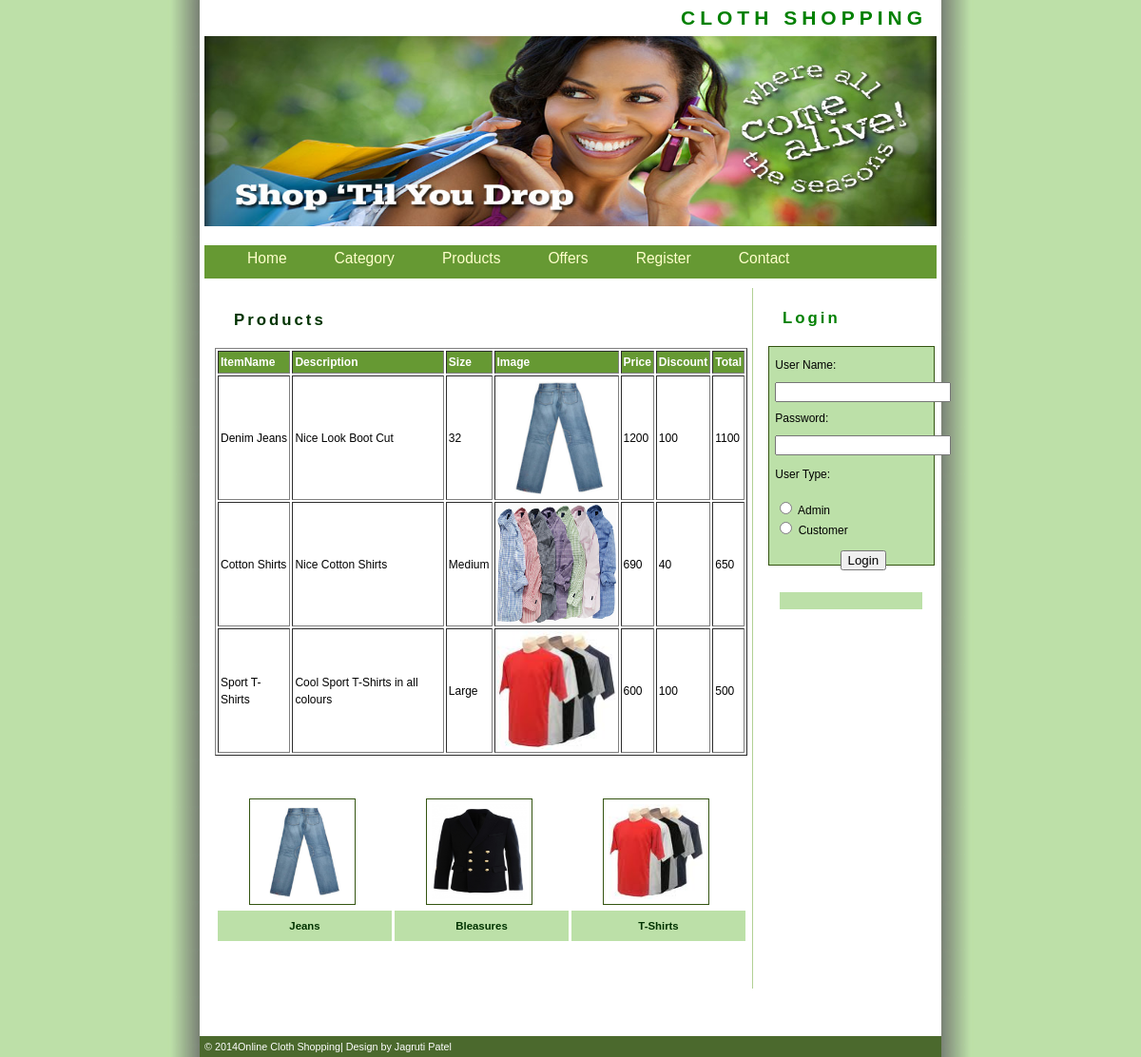
/Products.php, run on the app's committed database.
### tables this page shows
CREATE TABLE IF NOT EXISTS `item_master` (
  `ItemId` int(11) NOT NULL AUTO_INCREMENT,
  `CategoryId` int(11) NOT NULL,
  `ItemName` varchar(20) NOT NULL,
  `Description` varchar(200) NOT NULL,
  `Size` varchar(10) NOT NULL,
  `Image` varchar(100) NOT NULL,
  `Price` float NOT NULL,
  `Discount` float NOT NULL,
  `Total` float NOT NULL,
  PRIMARY KEY (`ItemId`)
);

### Products.php (the view, shortened to what this page needs)
<?php require_once('Connections/shop.php'); ?>
<?php
if (!function_exists("GetSQLValueString")) {
function GetSQLValueString($theValue, $theType, $theDefinedValue = "", $theNotDefinedValue = "")
{
  $theValue = get_magic_quotes_gpc() ? stripslashes($theValue) : $theValue;
  $theValue = function_exists("mysql_real_escape_string") ? mysql_real_escape_string($theValue) : mysql_escape_string($theValue);
  switch ($theType) {
    case "long":
    case "int":
      $theValue = ($theValue != "") ? intval($theValue) : "NULL";
      break;
  }
  return $theValue;
}
}
$colname_Recordset1 = "-1";
$query_Recordset1 = sprintf("SELECT ItemName, `Description`, `Size`, Image, Price, Discount, Total FROM item_master WHERE CategoryId = %s", GetSQLValueString($colname_Recordset1, "int"));
$Recordset1 = mysql_query($query_Recordset1, $shop) or die(mysql_error());
$row_Recordset1 = mysql_fetch_assoc($Recordset1);
$query_Recordset2 = "SELECT ItemName, `Description`, `Size`, Image, Price, Discount, Total FROM item_master";
$Recordset2 = mysql_query($query_Recordset2, $shop) or die(mysql_error());
$row_Recordset2 = mysql_fetch_assoc($Recordset2);
?><!DOCTYPE html PUBLIC "-//W3C//DTD XHTML 1.0 Transitional//EN" "http://www.w3.org/TR/xhtml1/DTD/xhtml1-transitional.dtd">
<html xmlns="http://www.w3.org/1999/xhtml">
<head>
<link href="style.css" rel="stylesheet" type="text/css" />
</head>
<body>
<div id="wrapper">
  <?php
  include "Header.php";
  ?>
  <div id="content">
    <h2><span style="color:#003300"> Products</span></h2>
    <table width="100%" border="1" cellpadding="2" cellspacing="2">
      <tr>
        <td bordercolor="#669933" bgcolor="#669933"><span class="style10">ItemName</span></td>
        <td bordercolor="#669933" bgcolor="#669933"><span class="style10">Description</span></td>
        <td bordercolor="#669933" bgcolor="#669933"><span class="style10">Size</span></td>
        <td bordercolor="#669933" bgcolor="#669933"><span class="style10">Image</span></td>
        <td bordercolor="#669933" bgcolor="#669933"><span class="style10">Price</span></td>
        <td bordercolor="#669933" bgcolor="#669933"><span class="style10">Discount</span></td>
        <td bordercolor="#669933" bgcolor="#669933"><span class="style10">Total</span></td>
      </tr>
      <?php
	  if(isset($_GET['CategoryId']))
	  {
	  do
	  {
	  ?>
        <tr>
          <td><?php echo $row_Recordset1['ItemName']; ?></td>
          <td><?php echo $row_Recordset1['Description']; ?></td>
          <td><?php echo $row_Recordset1['Size']; ?></td>
          <td><img src="Products/<?php echo $row_Recordset1['Image']; ?>" height="125px" width="125px"/></td>
          <td><?php echo $row_Recordset1['Price']; ?></td>
          <td><?php echo $row_Recordset1['Discount']; ?></td>
          <td><?php echo $row_Recordset1['Total']; ?></td>
        </tr>
        <?php } while ($row_Recordset1 = mysql_fetch_assoc($Recordset1));
		}
		else
		{
		do
	  {
	  ?>
        <tr>
          <td><?php echo $row_Recordset2['ItemName']; ?></td>
          <td><?php echo $row_Recordset2['Description']; ?></td>
          <td><?php echo $row_Recordset2['Size']; ?></td>
          <td><img src="Products/<?php echo $row_Recordset2['Image']; ?>" height="125px" width="125px"/></td>
          <td><?php echo $row_Recordset2['Price']; ?></td>
          <td><?php echo $row_Recordset2['Discount']; ?></td>
          <td><?php echo $row_Recordset2['Total']; ?></td>
        </tr>
        <?php } while ($row_Recordset2 = mysql_fetch_assoc($Recordset2));
		}
        ?>
    </table>
    <table width="100%" border="0" cellspacing="3" cellpadding="3">
      <tr>
        <td>&nbsp;</td>
        <td>&nbsp;</td>
        <td>&nbsp;</td>
      </tr>
      <tr>
        <td><p><img src="img/Jeans.jpg" alt="box" width="100" height="100" hspace="10" align="left" class="imgleft" title="box" /></p></td>
        <td><p><img src="img/asd.jpg" alt="box" width="100" height="100" hspace="10" align="left" class="imgleft" title="box" /></p></td>
        <td><p><img src="img/images.jpg" alt="box" width="100" height="100" hspace="10" align="left" class="imgleft" title="box" /></p></td>
      </tr>
      <tr>
        <td height="26" bgcolor="#BCE0A8"><div align="center" class="style9">Jeans</div></td>
        <td bgcolor="#BCE0A8"><div align="center" class="style9">Bleasures</div></td>
        <td bgcolor="#BCE0A8"><div align="center" class="style9">T-Shirts</div></td>
      </tr>
    </table>
    <p>&nbsp;</p>
  </div>
 <?php
 include "Right.php";
 ?>
   <?php
 include "Footer.php";
 ?>
</div>
</body>
</html>

### Header.php
<div id="title">
    <h1><span style="color: #008000;">CLOTH SHOPPING</span></h1>
  </div>
  <div id="header"><img src="img/Header1.JPG" alt="header" width="770" height="200" /></div>
<div class="container">
    <ul id="navCircle">
      <li><a class="active" href="index.php">Home</a></li>
      <li><a href="Category.php">Category</a></li>
      <li><a href="Products.php">Products</a></li>
      <li><a href="Offers.php">Offers</a></li>
 <li><a href="Register.php">Register</a></li>
      <li><a href="Contact.php">Contact</a></li>
    </ul>
  </div>

### Right.php (shortened to what this page needs)
<link href="SpryAssets/SpryValidationTextField.css" rel="stylesheet" type="text/css">
 <div id="right-col">
    <h2>Login</h2>
    <div class="scroll">
      <form name="form1" method="post" action="login.php">
        <table width="100%" border="0" cellspacing="0" cellpadding="0">
          <tr>
            <td height="26">User Name:</td>
          </tr>
          <tr>
          <td height="30"><span id="sprytextfield1">
            <label>
            <input type="text" name="txtUserName" id="txtUserName" />
            </label>
            <span class="textfieldRequiredMsg">A value is required.</span></span></td>
          </tr>
          <tr>
            <td height="26">Password:</td>
          </tr>
          <tr>
            <td height="31"><span id="sprytextfield2">
          <label>
              <input type="password" name="txtPassword" id="txtPassword">
              </label>
            <span class="textfieldRequiredMsg">*</span></span></td>
          </tr>
          <tr>
            <td height="29">User Type:</td>
          </tr>
          <tr>
            <td height="52"><p>
              <label>
                <input type="radio" name="rdType" value="Admin" id="rdType_0">
                Admin</label>
              <br>
              <label>
                <input type="radio" name="rdType" value="Customer" id="rdType_1">
                Customer</label>
              <br>
            </p></td>
          </tr>
          <tr>
            <td><label>
              <div align="center">
                <input type="submit" name="button" id="button" value="Login">
                </div>
            </label></td>
          </tr>
          <tr>
            <td>&nbsp;</td>
          </tr>
        </table>
      </form>
      <h3>&nbsp;</h3>
  </div>
    <h2>&nbsp;</h2>
</div>

### Footer.php
<div id="footer">  &copy; 2014Online Cloth Shopping| Design by Jagruti Patel</div>

### style.css (style rules this page uses)
body { margin : 0; padding : 0; text-align : left; font : 75% "Trebuchet MS", verdana, arial, sans-serif; line-height : 1.5em; background : #BCE0A8 url(img/bg.jpg) top center repeat-y; color : #000; }
#wrapper { position : relative; width : 780px; margin-right : auto; margin-left : auto; padding : 0; border : 0px solid green; background : #fff; }
#title { width : 770px; margin-left : 5px; padding : 0; text-align : right; background : #fff; color : #000; }
#title h1 { margin : 0; padding : 10px; font-size : 175%; text-transform : uppercase; letter-spacing : 5px; background : inherit; color : #BCE0A8; }
#header { background : url(images/header.jpg) no-repeat; width : 770px; height : 200px; margin : 0 0 0 5px; padding : 0 0 0 0; }
.container { width : 770px; height : 35px; margin : 20px 0 10px 5px; background-color:#669933; color:#FFFFCC; }
#navCircle { margin : 0; padding : 0 0 20px 20px; }
#navCircle li { margin : 0; padding : 0; display : inline; list-style-type : none; margin-top:5px; }
#navCircle a:link, #navCircle a:visited { float : left; font-size : 1.3em; padding : 0 25px 15px 25px; text-decoration : none; background : inherit; color:#FFFFCC; margin-top:5px; }
#navCircle a:link.active, #navCircle a:visited.active, #navCircle a:hover { background-color : inherit; color : #FFFFCC; }
#content { width : 560px; float : left; margin-top : 0; margin-left : 11px; padding : 5px; border-right : 1px solid #b2d094; }
#content p { padding : 0 20px; }
#right-col { width : 175px; margin : 5px 0 0 590px; border-left : 1px none #28460a; padding : 3px; }
#footer { margin : 50px 0 0 0; padding : 5px; font : 90% "Trebuchet MS", verdana, arial, sans-serif; background : #4b692d; color : #fff; }
div.scroll { height : 18em; width : 160px; padding : 1ex; margin : 0 0 30px 5px; border : 1px solid #345411; background : #BCE0A8; color : #000; }
h2 { margin : 20px; font-size : 140%; letter-spacing : 3px; background : inherit; color : green; }
h3 { margin : 5px; font-size : 120%; letter-spacing : 5px; background : inherit; color : green; }
a:link, a:visited { text-decoration : none; background : inherit; color : #457C05; }
.imgleft { float : left; border : 1px solid #345411; padding : 5px; margin-right : 15px; }

### Products.php (style rules this page uses)
.style10 { color: #FFFFFF; font-weight: bold; }

### data on the page
item_master: ItemName "Denim Jeans", Description "Nice Look Boot Cut", Size "32", Image (picture), Price "1200", Discount "100", Total "1100"
item_master: ItemName "Cotton Shirts", Description "Nice Cotton Shirts", Size "Medium", Image (picture), Price "690", Discount "40", Total "650"
item_master: ItemName "Sport T-Shirts", Description "Cool Sport T-Shirts in all colours", Size "Large", Image (picture), Price "600", Discount "100", Total "500"
